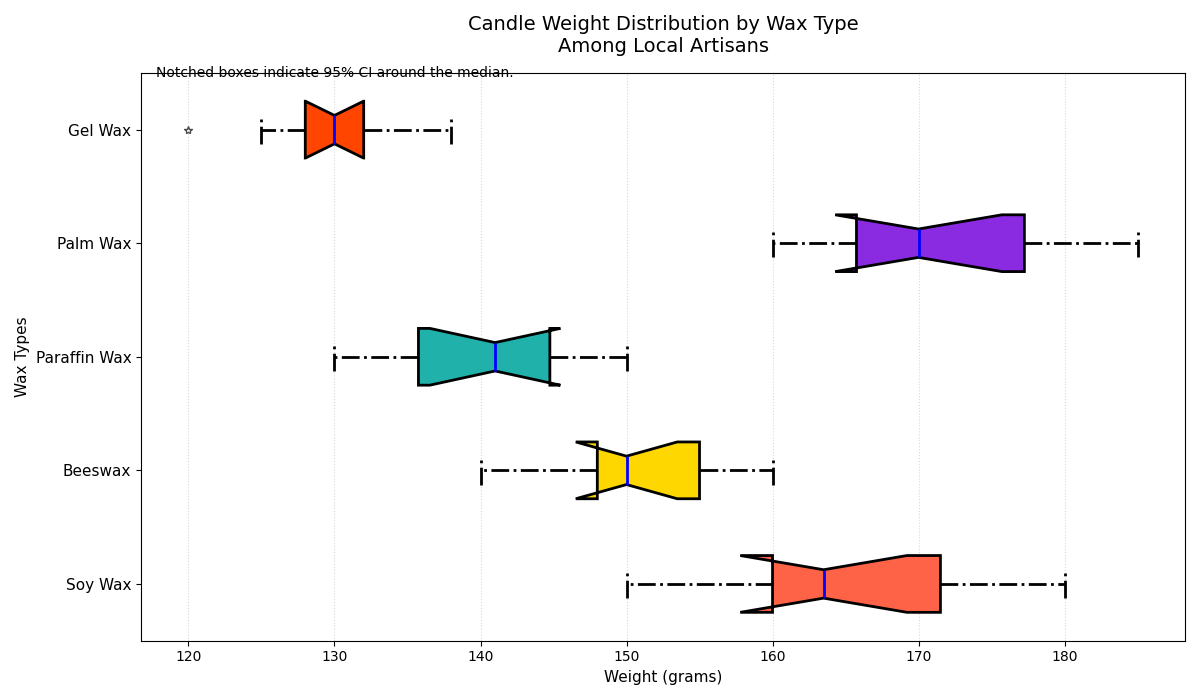

Python code for this plot:
import matplotlib.pyplot as plt
import numpy as np

wax_types = ['Soy Wax', 'Beeswax', 'Paraffin Wax', 'Palm Wax', 'Gel Wax']

soy_wax_weights = [160, 150, 170, 155, 172, 162, 180, 165, 160, 175]
beeswax_weights = [150, 140, 160, 145, 155, 148, 148, 158, 155, 150]
paraffin_weights = [130, 142, 140, 138, 135, 150, 135, 145, 144, 148]
palm_wax_weights = [170, 180, 165, 178, 170, 160, 168, 175, 185, 165]
gel_wax_weights = [128, 135, 130, 132, 132, 120, 130, 125, 138, 128]

data = [soy_wax_weights, beeswax_weights, paraffin_weights, palm_wax_weights, gel_wax_weights]

# Shuffled list of colors
colors = ['#FF6347', '#FFD700', '#20B2AA', '#8A2BE2', '#FF4500']

fig, ax = plt.subplots(figsize=(12, 7))

bp = ax.boxplot(data, vert=False, patch_artist=True, notch=True,
                boxprops=dict(linewidth=2.0, linestyle='-.'),  # Changed line style
                whiskerprops=dict(linewidth=2.0, linestyle='-.'),  # Changed line style
                capprops=dict(linewidth=2.0, linestyle='-.'),  # Changed line style
                medianprops=dict(color='blue', linewidth=2),  # Changed median color
                flierprops=dict(marker='*', color='blue', alpha=0.7))  # Changed marker type and color

for patch, color in zip(bp['boxes'], colors):
    patch.set_facecolor(color)

ax.set_title('Candle Weight Distribution by Wax Type\nAmong Local Artisans', fontsize=14, pad=15)
ax.set_xlabel('Weight (grams)', fontsize=11)
ax.set_ylabel('Wax Types', fontsize=11)
ax.set_yticklabels(wax_types, fontsize=11)

ax.grid(axis='x', linestyle=':', alpha=0.5)  # Changed grid style and transparency

plt.figtext(0.13, 0.89, "Notched boxes indicate 95% CI around the median.", fontsize=10)

plt.tight_layout()

plt.show()
